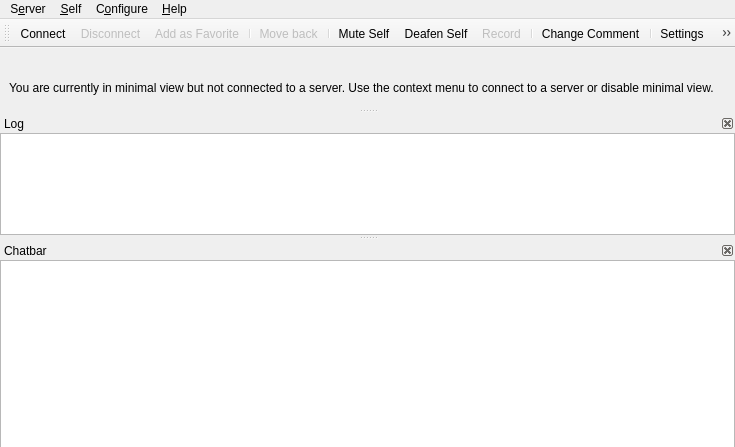
<?xml version="1.0" encoding="UTF-8"?>
<ui version="4.0">
 <class>MainWindow</class>
 <widget class="QMainWindow" name="MainWindow">
  <property name="geometry">
   <rect>
    <x>0</x>
    <y>0</y>
    <width>735</width>
    <height>435</height>
   </rect>
  </property>
  <property name="windowTitle">
   <string>Mumble</string>
  </property>
  <property name="dockOptions">
   <set>QMainWindow::AllowNestedDocks|QMainWindow::AnimatedDocks</set>
  </property>
  <property name="unifiedTitleAndToolBarOnMac">
   <bool>true</bool>
  </property>
  <widget class="UserView" name="qtvUsers">
   <property name="contextMenuPolicy">
    <enum>Qt::CustomContextMenu</enum>
   </property>
   <property name="acceptDrops">
    <bool>true</bool>
   </property>
   <property name="dragEnabled">
    <bool>true</bool>
   </property>
   <property name="rootIsDecorated">
    <bool>false</bool>
   </property>
   <property name="uniformRowHeights">
    <bool>true</bool>
   </property>
   <property name="headerHidden">
    <bool>true</bool>
   </property>
   <attribute name="headerVisible">
    <bool>false</bool>
   </attribute>
  </widget>
  <widget class="QMenuBar" name="menubar">
   <property name="geometry">
    <rect>
     <x>0</x>
     <y>0</y>
     <width>735</width>
     <height>32</height>
    </rect>
   </property>
   <widget class="QMenu" name="qmConfig">
    <property name="title">
     <string>C&amp;onfigure</string>
    </property>
    <addaction name="qaConfigDialog"/>
   </widget>
   <widget class="QMenu" name="qmHelp">
    <property name="title">
     <string>&amp;Help</string>
    </property>
    <addaction name="qaHelpWhatsThis"/>
    <addaction name="separator"/>
    <addaction name="qaHelpAbout"/>
    <addaction name="qaHelpAboutQt"/>
    <addaction name="separator"/>
    <addaction name="qaHelpVersionCheck"/>
   </widget>
   <widget class="QMenu" name="qmServer">
    <property name="title">
     <string>S&amp;erver</string>
    </property>
   </widget>
   <widget class="QMenu" name="qmSelf">
    <property name="title">
     <string>&amp;Self</string>
    </property>
    <addaction name="qaAudioMute"/>
    <addaction name="qaAudioDeaf"/>
    <addaction name="qaSelfPrioritySpeaker"/>
    <addaction name="separator"/>
    <addaction name="qaRecording"/>
    <addaction name="separator"/>
    <addaction name="qaSelfComment"/>
    <addaction name="qaServerTexture"/>
    <addaction name="qaServerTextureRemove"/>
    <addaction name="separator"/>
    <addaction name="qaSelfRegister"/>
    <addaction name="qaAudioStats"/>
   </widget>
   <addaction name="qmServer"/>
   <addaction name="qmSelf"/>
   <addaction name="qmConfig"/>
   <addaction name="qmHelp"/>
  </widget>
  <widget class="QDockWidget" name="qdwLog">
   <property name="minimumSize">
    <size>
     <width>250</width>
     <height>121</height>
    </size>
   </property>
   <property name="features">
    <set>QDockWidget::DockWidgetClosable|QDockWidget::DockWidgetMovable</set>
   </property>
   <property name="windowTitle">
    <string>Log</string>
   </property>
   <attribute name="dockWidgetArea">
    <number>1</number>
   </attribute>
   <widget class="LogTextBrowser" name="qteLog">
    <property name="contextMenuPolicy">
     <enum>Qt::CustomContextMenu</enum>
    </property>
    <property name="whatsThis">
     <string>This shows all recent activity. Connecting to servers, errors and information messages all show up here.&lt;br /&gt;To configure exactly which messages show up here, use the &lt;b&gt;Settings&lt;/b&gt; command from the menu.</string>
    </property>
    <property name="accessibleName">
     <string>Activity log</string>
    </property>
    <property name="openLinks">
     <bool>false</bool>
    </property>
   </widget>
  </widget>
  <widget class="QDockWidget" name="qdwChat">
   <property name="sizePolicy">
    <sizepolicy hsizetype="Preferred" vsizetype="Preferred">
     <horstretch>0</horstretch>
     <verstretch>0</verstretch>
    </sizepolicy>
   </property>
   <property name="toolTip">
    <string/>
   </property>
   <property name="whatsThis">
    <string>This is the chatbar&lt;br /&gt;If you enter text here and then press enter the text is sent to the user or channel that was selected. If nothing is selected the message is sent to your current channel.</string>
   </property>
   <property name="features">
    <set>QDockWidget::DockWidgetClosable|QDockWidget::DockWidgetMovable</set>
   </property>
   <property name="windowTitle">
    <string>Chatbar</string>
   </property>
   <attribute name="dockWidgetArea">
    <number>1</number>
   </attribute>
   <widget class="ChatbarTextEdit" name="qteChat">
    <property name="sizePolicy">
     <sizepolicy hsizetype="Expanding" vsizetype="MinimumExpanding">
      <horstretch>0</horstretch>
      <verstretch>0</verstretch>
     </sizepolicy>
    </property>
    <property name="maximumSize">
     <size>
      <width>16777215</width>
      <height>16777215</height>
     </size>
    </property>
    <property name="accessibleName">
     <string>Enter chat message</string>
    </property>
    <property name="acceptRichText">
     <bool>false</bool>
    </property>
   </widget>
  </widget>
  <widget class="QToolBar" name="qtIconToolbar">
   <property name="windowTitle">
    <string>Icon Toolbar</string>
   </property>
   <attribute name="toolBarArea">
    <enum>TopToolBarArea</enum>
   </attribute>
   <attribute name="toolBarBreak">
    <bool>false</bool>
   </attribute>
   <addaction name="qaServerConnect"/>
   <addaction name="qaServerDisconnect"/>
   <addaction name="qaServerAddToFavorites"/>
   <addaction name="separator"/>
   <addaction name="qaMoveBack"/>
   <addaction name="separator"/>
   <addaction name="qaAudioMute"/>
   <addaction name="qaAudioDeaf"/>
   <addaction name="qaRecording"/>
   <addaction name="separator"/>
   <addaction name="qaSelfComment"/>
   <addaction name="separator"/>
   <addaction name="qaConfigDialog"/>
   <addaction name="separator"/>
   <addaction name="qaFilterToggle"/>
   <addaction name="separator"/>
   <addaction name="qaSearch"/>
  </widget>
  <widget class="QDockWidget" name="qdwMinimalViewNote">
   <property name="sizePolicy">
    <sizepolicy hsizetype="Expanding" vsizetype="Fixed">
     <horstretch>0</horstretch>
     <verstretch>0</verstretch>
    </sizepolicy>
   </property>
   <property name="floating">
    <bool>false</bool>
   </property>
   <property name="features">
    <set>QDockWidget::NoDockWidgetFeatures</set>
   </property>
   <property name="allowedAreas">
    <set>Qt::AllDockWidgetAreas</set>
   </property>
   <attribute name="dockWidgetArea">
    <number>4</number>
   </attribute>
   <widget class="QWidget" name="dockWidgetContents">
    <layout class="QHBoxLayout" name="horizontalLayout">
     <property name="spacing">
      <number>0</number>
     </property>
     <property name="topMargin">
      <number>0</number>
     </property>
     <property name="bottomMargin">
      <number>0</number>
     </property>
     <item>
      <widget class="QLabel" name="label">
       <property name="sizePolicy">
        <sizepolicy hsizetype="Expanding" vsizetype="Fixed">
         <horstretch>0</horstretch>
         <verstretch>0</verstretch>
        </sizepolicy>
       </property>
       <property name="text">
        <string>You are currently in minimal view but not connected to a server. Use the context menu to connect to a server or disable minimal view.</string>
       </property>
       <property name="wordWrap">
        <bool>true</bool>
       </property>
      </widget>
     </item>
    </layout>
   </widget>
  </widget>
  <action name="qaQuit">
   <property name="text">
    <string>&amp;Quit Mumble</string>
   </property>
   <property name="toolTip">
    <string>Closes the program</string>
   </property>
   <property name="whatsThis">
    <string>Exits the application.</string>
   </property>
   <property name="menuRole">
    <enum>QAction::QuitRole</enum>
   </property>
   <property name="shortcut">
    <string>Ctrl+Q</string>
   </property>
  </action>
  <action name="qaServerConnect">
   <property name="icon">
    <iconset>
     <normaloff>skin:categories/applications-internet.svg</normaloff>skin:categories/applications-internet.svg</iconset>
   </property>
   <property name="text">
    <string>&amp;Connect...</string>
   </property>
   <property name="toolTip">
    <string>Open the server connection dialog</string>
   </property>
   <property name="whatsThis">
    <string>Shows a dialog of registered servers, and also allows quick-connect.</string>
   </property>
   <property name="iconVisibleInMenu">
    <bool>true</bool>
   </property>
  </action>
  <action name="qaServerDisconnect">
   <property name="enabled">
    <bool>false</bool>
   </property>
   <property name="text">
    <string>&amp;Disconnect</string>
   </property>
   <property name="icon">
    <iconset>
     <normaloff>skin:disconnect.svg</normaloff>skin:disconnect.svg</iconset>
   </property>
   <property name="toolTip">
    <string>Disconnect from server</string>
   </property>
   <property name="whatsThis">
    <string>Disconnects you from the server.</string>
   </property>
  </action>
  <action name="qaServerAddToFavorites">
   <property name="enabled">
    <bool>false</bool>
   </property>
   <property name="icon">
    <iconset>
     <normaloff>skin:emblems/emblem-favorite.svg</normaloff>skin:emblems/emblem-favorite.svg</iconset>
   </property>
   <property name="text">
    <string>Add as &amp;Favorite</string>
   </property>
   <property name="toolTip">
    <string>Add current server as favorite</string>
   </property>
   <property name="whatsThis">
    <string>This adds the server you are currently connected to as favorite to the known connections.</string>
   </property>
  </action>
  <action name="qaServerBanList">
   <property name="enabled">
    <bool>false</bool>
   </property>
   <property name="text">
    <string>&amp;Ban List</string>
   </property>
   <property name="toolTip">
    <string>Edit ban list on server</string>
   </property>
   <property name="whatsThis">
    <string>This lets you edit the server-side IP ban list.</string>
   </property>
  </action>
  <action name="qaServerInformation">
   <property name="enabled">
    <bool>false</bool>
   </property>
   <property name="icon">
    <iconset>
     <normaloff>skin:Information_icon.svg</normaloff>skin:Information_icon.svg</iconset>
   </property>
   <property name="text">
    <string>&amp;Information</string>
   </property>
   <property name="toolTip">
    <string>Show information about the server connection</string>
   </property>
   <property name="whatsThis">
    <string>This will show extended information about the connection to the server.</string>
   </property>
   <property name="iconVisibleInMenu">
    <bool>true</bool>
   </property>
  </action>
  <action name="qaUserKick">
   <property name="text">
    <string>&amp;Kick...</string>
   </property>
   <property name="toolTip">
    <string>Kick user (with reason)</string>
   </property>
   <property name="whatsThis">
    <string>Kick selected user off server. You'll be asked to specify a reason.</string>
   </property>
  </action>
  <action name="qaUserMute">
   <property name="checkable">
    <bool>true</bool>
   </property>
   <property name="text">
    <string>&amp;Mute</string>
   </property>
   <property name="toolTip">
    <string>Mute user</string>
   </property>
   <property name="whatsThis">
    <string>Mute or unmute user on server. Unmuting a deafened user will also undeafen them.</string>
   </property>
  </action>
  <action name="qaUserBan">
   <property name="text">
    <string>&amp;Ban...</string>
   </property>
   <property name="toolTip">
    <string>Kick and ban user (with reason)</string>
   </property>
   <property name="whatsThis">
    <string>Kick and ban selected user from server. You'll be asked to specify a reason.</string>
   </property>
  </action>
  <action name="qaUserDeaf">
   <property name="checkable">
    <bool>true</bool>
   </property>
   <property name="text">
    <string>&amp;Deafen</string>
   </property>
   <property name="toolTip">
    <string>Deafen user</string>
   </property>
   <property name="whatsThis">
    <string>Deafen or undeafen user on server. Deafening a user will also mute them.</string>
   </property>
  </action>
  <action name="qaUserLocalIgnore">
   <property name="checkable">
    <bool>true</bool>
   </property>
   <property name="text">
    <string>Ig&amp;nore Messages</string>
   </property>
   <property name="toolTip">
    <string>Locally ignore user's text chat messages.</string>
   </property>
   <property name="whatsThis">
    <string>Silently drops all text messages from the user.</string>
   </property>
  </action>
  <action name="qaUserLocalMute">
   <property name="checkable">
    <bool>true</bool>
   </property>
   <property name="text">
    <string>&amp;Local Mute</string>
   </property>
   <property name="toolTip">
    <string>Mute user locally</string>
   </property>
   <property name="whatsThis">
    <string>Mute or unmute user locally. Use this on other users in the same room.</string>
   </property>
  </action>
  <action name="qaUserTextMessage">
   <property name="text">
    <string>&amp;Send Message...</string>
   </property>
   <property name="toolTip">
    <string>Send a Text Message</string>
   </property>
   <property name="whatsThis">
    <string>Sends a text message to another user.</string>
   </property>
  </action>
  <action name="qaUserLocalNickname">
   <property name="text">
    <string>Set Ni&amp;ckname...</string>
   </property>
   <property name="toolTip">
    <string>Set a local nickname</string>
   </property>
   <property name="whatsThis">
    <string>Sets a local nickname for another user.</string>
   </property>
  </action>
  <action name="qaUserLocalAudio">
   <property name="text">
    <string>Local Audio &amp;Processing...</string>
   </property>
   <property name="toolTip">
    <string>Configure local noise suppression and amplification for this user</string>
   </property>
   <property name="whatsThis">
    <string>Configures noise suppression and signal-to-noise based amplification that are applied locally to the audio received from this user. This only affects what you hear, never what is transmitted.</string>
   </property>
  </action>
  <action name="qaChannelAdd">
   <property name="text">
    <string>&amp;Add...</string>
   </property>
   <property name="toolTip">
    <string>Add new channel</string>
   </property>
   <property name="whatsThis">
    <string>This adds a new sub-channel to the currently selected channel.</string>
   </property>
  </action>
  <action name="qaChannelRemove">
   <property name="text">
    <string>&amp;Remove...</string>
   </property>
   <property name="toolTip">
    <string>Remove channel</string>
   </property>
   <property name="whatsThis">
    <string>This removes a channel and all sub-channels.</string>
   </property>
  </action>
  <action name="qaChannelACL">
   <property name="text">
    <string>&amp;Edit...</string>
   </property>
   <property name="toolTip">
    <string>Edit Groups and ACL for channel</string>
   </property>
   <property name="whatsThis">
    <string>This opens the Group and ACL dialog for the channel, to control permissions.</string>
   </property>
  </action>
  <action name="qaChannelLink">
   <property name="text">
    <string>L&amp;ink</string>
   </property>
   <property name="toolTip">
    <string>Link your channel to another channel</string>
   </property>
   <property name="whatsThis">
    <string>This links your current channel to the selected channel. If users in a channel have permission to speak in the other channel, users can now hear each other. This is a permanent link, and will last until manually unlinked or the server is restarted. Please see the shortcuts for push-to-link.</string>
   </property>
  </action>
  <action name="qaChannelUnlink">
   <property name="text">
    <string comment="Channel">&amp;Unlink</string>
   </property>
   <property name="toolTip">
    <string>Unlink your channel from another channel</string>
   </property>
   <property name="whatsThis">
    <string>This unlinks your current channel from the selected channel.</string>
   </property>
  </action>
  <action name="qaChannelUnlinkAll">
   <property name="text">
    <string>U&amp;nlink All</string>
   </property>
   <property name="toolTip">
    <string>Unlinks your channel from all linked channels.</string>
   </property>
   <property name="whatsThis">
    <string>This unlinks your current channel (not the selected one) from all linked channels.</string>
   </property>
  </action>
  <action name="qaAudioReset">
   <property name="text">
    <string>&amp;Reset</string>
   </property>
   <property name="toolTip">
    <string>Reset audio preprocessor</string>
   </property>
   <property name="whatsThis">
    <string>This will reset the audio preprocessor, including noise cancellation, automatic gain and voice activity detection. If something suddenly worsens the audio environment (like dropping the microphone) and it was temporary, use this to avoid having to wait for the preprocessor to readjust.</string>
   </property>
  </action>
  <action name="qaAudioMute">
   <property name="checkable">
    <bool>true</bool>
   </property>
   <property name="icon">
    <iconset>
     <normaloff>skin:actions/audio-input-microphone.svg</normaloff>
     <normalon>skin:actions/audio-input-microphone-muted.svg</normalon>
     <activeon>skin:actions/audio-input-microphone-muted.svg</activeon>skin:actions/audio-input-microphone.svg</iconset>
   </property>
   <property name="text">
    <string>M&amp;ute Self</string>
   </property>
   <property name="whatsThis">
    <string>Mute or unmute yourself. When muted, you will not send any data to the server. Unmuting while deafened will also undeafen.</string>
   </property>
   <property name="iconVisibleInMenu">
    <bool>false</bool>
   </property>
  </action>
  <action name="qaAudioDeaf">
   <property name="checkable">
    <bool>true</bool>
   </property>
   <property name="icon">
    <iconset>
     <normaloff>skin:self_undeafened.svg</normaloff>
     <normalon>skin:deafened_self.svg</normalon>
     <activeon>skin:deafened_self.svg</activeon>skin:self_undeafened.svg</iconset>
   </property>
   <property name="text">
    <string>D&amp;eafen Self</string>
   </property>
   <property name="whatsThis">
    <string>Deafen or undeafen yourself. When deafened, you will not hear anything. Deafening yourself will also mute.</string>
   </property>
   <property name="iconVisibleInMenu">
    <bool>false</bool>
   </property>
  </action>
  <action name="qaAudioTTS">
   <property name="checkable">
    <bool>true</bool>
   </property>
   <property name="text">
    <string>&amp;Text-To-Speech</string>
   </property>
   <property name="toolTip">
    <string>Toggle Text-To-Speech</string>
   </property>
   <property name="whatsThis">
    <string>Enable or disable the text-to-speech engine. Only messages enabled for TTS in the Configuration dialog will actually be spoken.</string>
   </property>
  </action>
  <action name="qaAudioStats">
   <property name="text">
    <string>Audio &amp;Statistics</string>
   </property>
   <property name="toolTip">
    <string>Display audio statistics</string>
   </property>
   <property name="whatsThis">
    <string>Pops up a small dialog with information about your current audio input.</string>
   </property>
  </action>
  <action name="qaAudioUnlink">
   <property name="text">
    <string>&amp;Unlink Plugins</string>
   </property>
   <property name="toolTip">
    <string>Forcibly unlink plugin</string>
   </property>
   <property name="whatsThis">
    <string>This forces the current plugin to unlink, which is handy if it is reading completely wrong data.</string>
   </property>
  </action>
  <action name="qaConfigDialog">
   <property name="icon">
    <iconset>
     <normaloff>skin:config_basic.png</normaloff>skin:config_basic.png</iconset>
   </property>
   <property name="text">
    <string>&amp;Settings</string>
   </property>
   <property name="toolTip">
    <string>Configure Mumble</string>
   </property>
   <property name="whatsThis">
    <string>Allows you to change most settings for Mumble.</string>
   </property>
   <property name="menuRole">
    <enum>QAction::PreferencesRole</enum>
   </property>
   <property name="iconVisibleInMenu">
    <bool>true</bool>
   </property>
  </action>
  <action name="qaFilterToggle">
   <property name="checkable">
    <bool>true</bool>
   </property>
   <property name="icon">
    <iconset>
     <normaloff>skin:filter_off.svg</normaloff>
     <normalon>skin:filter_on.svg</normalon>
     <activeon>skin:filter_on.svg</activeon>skin:filter_off.svg</iconset>
   </property>
   <property name="text">
    <string>Channel &amp;Filter</string>
   </property>
   <property name="toolTip">
    <string>Toggle the channel filter (Alt+F)</string>
   </property>
   <property name="whatsThis">
    <string>Enable or disable the filtering of select channels.
By default all empty channels will be filtered.
You can mark additional channels for filtering from
the channel's context menu.</string>
   </property>
   <property name="shortcut">
    <string>Alt+F</string>
   </property>
   <property name="iconVisibleInMenu">
    <bool>false</bool>
   </property>
  </action>
  <action name="qaAudioWizard">
   <property name="text">
    <string>&amp;Audio Wizard...</string>
   </property>
   <property name="toolTip">
    <string>Start the audio configuration wizard</string>
   </property>
   <property name="whatsThis">
    <string>This will guide you through the process of configuring your audio hardware.</string>
   </property>
  </action>
  <action name="qaDeveloperConsole">
   <property name="text">
    <string>Developer &amp;Console</string>
   </property>
   <property name="toolTip">
    <string>Show the Developer Console</string>
   </property>
   <property name="whatsThis">
    <string>Shows the Mumble Developer Console, where Mumble's log output can be inspected.</string>
   </property>
  </action>
  <action name="qaPositionalAudioViewer">
   <property name="text">
    <string>Positional &amp;Audio Viewer</string>
   </property>
   <property name="toolTip">
    <string>Show the Positional Audio Viewer</string>
   </property>
   <property name="whatsThis">
    <string>Shows the Positional Audio Viewer. In it the current information used for positional audio can be inspected. Context and identity are also shown.</string>
   </property>
  </action>
  <action name="qaHelpWhatsThis">
   <property name="text">
    <string>&amp;What's This?</string>
   </property>
   <property name="toolTip">
    <string>Enter What's This? mode</string>
   </property>
   <property name="whatsThis">
    <string>Click this to enter &quot;What's This?&quot; mode. Your cursor will turn into a question mark. Click on any button, menu choice or area to show a description of what it is.</string>
   </property>
  </action>
  <action name="qaHelpAbout">
   <property name="text">
    <string>&amp;About</string>
   </property>
   <property name="toolTip">
    <string>Information about Mumble</string>
   </property>
   <property name="whatsThis">
    <string>Shows a small dialog with information and license for Mumble.</string>
   </property>
   <property name="menuRole">
    <enum>QAction::AboutRole</enum>
   </property>
  </action>
  <action name="qaHelpAboutSpeex">
   <property name="text">
    <string>About &amp;Speex...</string>
   </property>
   <property name="toolTip">
    <string>Information about Speex</string>
   </property>
   <property name="whatsThis">
    <string>Shows a small dialog with information about Speex.</string>
   </property>
   <property name="menuRole">
    <enum>QAction::ApplicationSpecificRole</enum>
   </property>
  </action>
  <action name="qaHelpAboutQt">
   <property name="text">
    <string>About &amp;Qt</string>
   </property>
   <property name="toolTip">
    <string>Information about Qt</string>
   </property>
   <property name="whatsThis">
    <string>Shows a small dialog with information about Qt.</string>
   </property>
   <property name="menuRole">
    <enum>QAction::AboutQtRole</enum>
   </property>
  </action>
  <action name="qaHelpVersionCheck">
   <property name="text">
    <string>Check for &amp;Updates</string>
   </property>
   <property name="toolTip">
    <string>Check for new version of Mumble</string>
   </property>
   <property name="whatsThis">
    <string>Connects to the Mumble webpage to check if a new version is available, and notifies you with an appropriate download URL if this is the case.</string>
   </property>
  </action>
  <action name="qaChannelSendMessage">
   <property name="text">
    <string>&amp;Send Message...</string>
   </property>
   <property name="toolTip">
    <string>Send a Text Message</string>
   </property>
   <property name="whatsThis">
    <string>Sends a text message to all users in a channel.</string>
   </property>
  </action>
  <action name="qaChannelCopyURL">
   <property name="text">
    <string>&amp;Copy URL</string>
   </property>
   <property name="toolTip">
    <string>Copies a link to this channel to the clipboard.</string>
   </property>
   <property name="whatsThis">
    <string>Copies a link to this channel to the clipboard.</string>
   </property>
  </action>
  <action name="qaConfigMinimal">
   <property name="checkable">
    <bool>true</bool>
   </property>
   <property name="text">
    <string>&amp;Minimal View</string>
   </property>
   <property name="toolTip">
    <string>Toggle minimal window modes</string>
   </property>
   <property name="whatsThis">
    <string>This will toggle minimal mode, where the log window and menu is hidden.</string>
   </property>
  </action>
  <action name="qaConfigHideFrame">
   <property name="checkable">
    <bool>true</bool>
   </property>
   <property name="text">
    <string>Hide Frame</string>
   </property>
   <property name="toolTip">
    <string>Toggle showing frame on minimal window</string>
   </property>
   <property name="whatsThis">
    <string>This will toggle whether the minimal window should have a frame for moving and resizing.</string>
   </property>
  </action>
  <action name="qaConfigCert">
   <property name="text">
    <string>&amp;Certificate Wizard...</string>
   </property>
   <property name="toolTip">
    <string>Configure certificates for strong authentication</string>
   </property>
   <property name="whatsThis">
    <string>This starts the wizard for creating, importing and exporting certificates for authentication against servers.</string>
   </property>
  </action>
  <action name="qaUserRegister">
   <property name="text">
    <string>Re&amp;gister...</string>
   </property>
   <property name="toolTip">
    <string>Register user on server</string>
   </property>
   <property name="whatsThis">
    <string>This will permanently register the user on the server.</string>
   </property>
  </action>
  <action name="qaUserFriendAdd">
   <property name="icon">
    <iconset>
     <normaloff>skin:emblems/emblem-favorite.svg</normaloff>skin:emblems/emblem-favorite.svg</iconset>
   </property>
   <property name="text">
    <string>Add &amp;Friend</string>
   </property>
   <property name="toolTip">
    <string>Adds a user as your friend.</string>
   </property>
   <property name="whatsThis">
    <string>This will add the user as a friend, so you can recognize him on this and other servers.</string>
   </property>
   <property name="iconVisibleInMenu">
    <bool>true</bool>
   </property>
  </action>
  <action name="qaUserFriendRemove">
   <property name="text">
    <string>&amp;Remove Friend</string>
   </property>
   <property name="toolTip">
    <string>Removes a user from your friends.</string>
   </property>
   <property name="whatsThis">
    <string>This will remove a user from your friends list.</string>
   </property>
  </action>
  <action name="qaUserFriendUpdate">
   <property name="text">
    <string>&amp;Update Friend</string>
   </property>
   <property name="toolTip">
    <string>Update name of your friend.</string>
   </property>
   <property name="whatsThis">
    <string>Your friend uses a different name than what is in your database. This will update the name.</string>
   </property>
  </action>
  <action name="qaServerUserList">
   <property name="text">
    <string>Registered &amp;Users</string>
   </property>
   <property name="toolTip">
    <string>Edit registered users list</string>
   </property>
   <property name="whatsThis">
    <string>This opens the editor for registered users, which allow you to change their name or unregister them.</string>
   </property>
  </action>
  <action name="qaServerTexture">
   <property name="text">
    <string>Change &amp;Avatar...</string>
   </property>
   <property name="toolTip">
    <string>Change your avatar image on this server</string>
   </property>
  </action>
  <action name="qaServerTokens">
   <property name="text">
    <string>&amp;Access Tokens</string>
   </property>
   <property name="toolTip">
    <string>Add or remove text-based access tokens</string>
   </property>
  </action>
  <action name="qaServerTextureRemove">
   <property name="text">
    <string>Remo&amp;ve Avatar</string>
   </property>
   <property name="toolTip">
    <string>Remove currently defined avatar image.</string>
   </property>
  </action>
  <action name="qaUserCommentReset">
   <property name="text">
    <string>Reset Commen&amp;t...</string>
   </property>
   <property name="toolTip">
    <string>Reset the comment of the selected user.</string>
   </property>
  </action>
  <action name="qaUserTextureReset">
   <property name="text">
    <string>Remo&amp;ve Avatar...</string>
   </property>
   <property name="toolTip">
    <string>Remove the avatar of the selected user.</string>
   </property>
  </action>
  <action name="qaChannelJoin">
   <property name="text">
    <string>&amp;Join</string>
   </property>
  </action>
  <action name="qaChannelHide">
   <property name="checkable">
    <bool>true</bool>
   </property>
   <property name="text">
    <string>&amp;Hide When Filtering</string>
   </property>
  </action>
  <action name="qaChannelPin">
   <property name="checkable">
    <bool>true</bool>
   </property>
   <property name="text">
    <string>&amp;Pin When Filtering</string>
   </property>
  </action>
  <action name="qaUserCommentView">
   <property name="text">
    <string>Vie&amp;w Comment</string>
   </property>
   <property name="toolTip">
    <string>View comment in editor</string>
   </property>
  </action>
  <action name="qaUserInformation">
   <property name="icon">
    <iconset>
     <normaloff>skin:Information_icon.svg</normaloff>skin:Information_icon.svg</iconset>
   </property>
   <property name="text">
    <string>&amp;Information</string>
   </property>
   <property name="toolTip">
    <string>Query server for connection information for user</string>
   </property>
   <property name="iconVisibleInMenu">
    <bool>true</bool>
   </property>
  </action>
  <action name="qaSelfComment">
   <property name="icon">
    <iconset>
     <normaloff>skin:self_comment.svg</normaloff>skin:self_comment.svg</iconset>
   </property>
   <property name="text">
    <string>&amp;Change Comment...</string>
   </property>
   <property name="toolTip">
    <string>Change your own comment</string>
   </property>
   <property name="iconVisibleInMenu">
    <bool>true</bool>
   </property>
   <property name="whatsThis">
    <string>This will open the rich text editor to change your comment. Comments are separate for each server. Other users can read your comment by hovering over the comment icon in the user and channel tree.</string>
   </property>
  </action>
  <action name="qaSelfRegister">
   <property name="text">
    <string>Re&amp;gister...</string>
   </property>
   <property name="toolTip">
    <string>Register yourself on the server</string>
   </property>
  </action>
  <action name="qaUserPrioritySpeaker">
   <property name="checkable">
    <bool>true</bool>
   </property>
   <property name="text">
    <string>&amp;Priority Speaker</string>
   </property>
  </action>
  <action name="qaSelfPrioritySpeaker">
   <property name="checkable">
    <bool>true</bool>
   </property>
   <property name="text">
    <string>&amp;Priority Speaker</string>
   </property>
  </action>
  <action name="qaRecording">
   <property name="enabled">
    <bool>false</bool>
   </property>
   <property name="icon">
    <iconset>
     <normaloff>skin:actions/media-record.svg</normaloff>skin:actions/media-record.svg</iconset>
   </property>
   <property name="text">
    <string>&amp;Record...</string>
   </property>
   <property name="whatsThis">
    <string>This will open the audio recording dialog.</string>
   </property>
   <property name="iconVisibleInMenu">
    <bool>true</bool>
   </property>
  </action>
  <action name="qaChannelListen">
   <property name="checkable">
    <bool>true</bool>
   </property>
   <property name="text">
    <string>&amp;Listen To Channel</string>
   </property>
   <property name="toolTip">
    <string>Listen to this channel without joining it</string>
   </property>
  </action>
  <action name="qaTalkingUIToggle">
   <property name="checkable">
    <bool>true</bool>
   </property>
   <property name="text">
    <string>Talking &amp;UI</string>
   </property>
   <property name="toolTip">
    <string>Toggles the visibility of the TalkingUI.</string>
   </property>
  </action>
  <action name="qaUserJoin">
   <property name="text">
    <string>&amp;Join User's Channel</string>
   </property>
   <property name="toolTip">
    <string>Joins the channel of this user.</string>
   </property>
  </action>
  <action name="qaUserMove">
   <property name="text">
    <string>M&amp;ove To Own Channel</string>
   </property>
   <property name="toolTip">
    <string>Moves this user to your current channel.</string>
   </property>
  </action>
  <action name="qaUserLocalIgnoreTTS">
   <property name="checkable">
    <bool>true</bool>
   </property>
   <property name="text">
    <string>Disable Te&amp;xt-To-Speech</string>
   </property>
   <property name="toolTip">
    <string>Locally disable Text-To-Speech for this user's text chat messages.</string>
   </property>
   <property name="whatsThis">
    <string>Silently disables Text-To-Speech for all text messages from the user.</string>
   </property>
  </action>
  <action name="qaSearch">
   <property name="icon">
    <iconset>
     <normaloff>skin:magnifier.svg</normaloff>skin:magnifier.svg</iconset>
   </property>
   <property name="text">
    <string>&amp;Search...</string>
   </property>
   <property name="toolTip">
    <string>Search for a user or channel (Ctrl+F)</string>
   </property>
   <property name="whatsThis">
    <string>This will open the search dialog. It's used to find channels and users in the current server.</string>
   </property>
   <property name="shortcut">
    <string>Ctrl+F</string>
   </property>
  </action>
  <action name="qaMoveBack">
   <property name="enabled">
    <bool>false</bool>
   </property>
   <property name="icon">
    <iconset>
     <normaloff>skin:arrow_left.svg</normaloff>skin:arrow_left.svg</iconset>
   </property>
   <property name="text">
    <string>M&amp;ove back</string>
   </property>
   <property name="toolTip">
    <string>Moves you back to the previous channel</string>
   </property>
  </action>
 </widget>
 <customwidgets>
  <customwidget>
   <class>UserView</class>
   <extends>QTreeView</extends>
   <header>UserView.h</header>
  </customwidget>
  <customwidget>
   <class>ChatbarTextEdit</class>
   <extends>QTextEdit</extends>
   <header>CustomElements.h</header>
  </customwidget>
  <customwidget>
   <class>LogTextBrowser</class>
   <extends>QTextBrowser</extends>
   <header>CustomElements.h</header>
  </customwidget>
 </customwidgets>
 <resources/>
 <connections/>
</ui>
